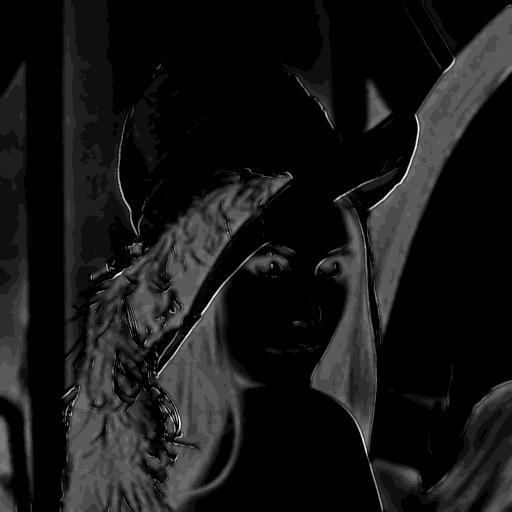
#> input picture watermarking/luminance.jpg, 512 x 512 px
$ python -i watermarking.py   (imports and definitions only)   (Python 2 division)   (older library calls are emulated)
#> lines starting #> are read from the running program, lines starting #| are printed output that depends on the picture
#> further down, picture is the input picture: shape (512, 512); min 0, max 255, mean 22.5
import math
import time

from scipy import ndimage , misc
from scipy.misc.pilutil import imread , imsave
from scipy.misc import *
#from scipy.signal import *
from scipy.ndimage.filters import *
from numpy import *
from numpy.random import *
from numpy.linalg import *

# [52 lines left out: functions background_luminance, max_average_luminance, luminance_mask, not called in this run]
"""

def max_averave_luminance( image ):
	b = (1.0 / 32.0 ) * array([[1 , 1 , 1 , 1 , 1] , [1 , 2 , 2 , 2 , 1]  , [1 , 2 , 0 , 2 , 1] , [1 , 2 , 2 , 2 , 1] , [1 , 1 , 1 , 1 , 1]] , double)
	return convolve(image , b)

def background_luminance( image ):
	g1 = (1.0 / 16.0) * array([[0 , 0 , 0 , 0 , 0] , [1 , 3 , 8 , 3 , 1] , [ 0 , 0 , 0 , 0 , 0] , [-1 , -3 , -8 , -3 , -1] , [ 0 , 0 , 0 , 0 , 0]] , double)

	g2 = (1.0 / 16.0) * array([[0 , 0 , 1 , 0 , 0] , [0 , 8 , 3 , 0 , 0] , [1 , 3 , 0 , -1 , -3] , [ 0 , 0 , -3 , -8 , 0] , [0 , 0 , -1 , 0 , 0]] , double)

	g3 = (1.0 / 16.0) * array([[0 , 0 , 1 , 0 , 0] , [0 , 0 , 3 , 8 , 0] , [-1 , -3 , 0 , 3 , 1] , [0 , -8 , -3 , 0 , 0] , [0 , 0 , -1 , 0 , 1]] , double)

	g4 = (1.0 / 16.0) * array([[0 , 1 , 0 , -1 , 0] , [0 , 3 , 0 , -3 , 0] , [0 , 8 , 0 , -8 , 0] , [0 , 3 , 0 , -3 , 0] , [0 , 1 , 0 , -1 , 0]] , double)

	#print "g1 " , g1 , " g2 " , g2 , " g3 " , g3 , " g4 " , g4

	g1_result = convolve(input , g1)
	g2_result = convolve(input , g2)
	g3_result = convolve(input , g3)
	g4_result = convolve(input , g4)

	g_sum = zeros((image.shape[0] , input.shape[1] , 4))

	g_sum[ : , : , 0] = g1_result
	g_sum[ : , : , 1] = g2_result
	g_sum[ : , : , 2] = g3_result
	g_sum[ : , : , 3] = g4_result

	return g_sum.max(axis=2)


def luminance_mask( image ):

	bg = background_luminance( image )
	mg = max_average_luminance( image )

	print select([bg < 128] , [bg])
"""

# [13 lines left out: functions texture_mask, dilation_filter, not called in this run]

def edge_mask( image ):
	#not sure if we want this to be a generic filter, or just
	#apply a couple masks to an image
	#We first apply the laplacian filter
	#laplace_output = laplace(image)
	#print laplace_output

	#The paper says to use the Canny algorithm, but we'll try sobel first
	#sobel_output = sobel(input)
	#print sobel_output

	#finally, we apply the dilation filter
	#edge_mask = generic_filter(sobel_output , dilation_filter , (3 , 3))
	#print edge_mask

	#return edge_mask


	grad_x = ndimage.sobel(image, 0)
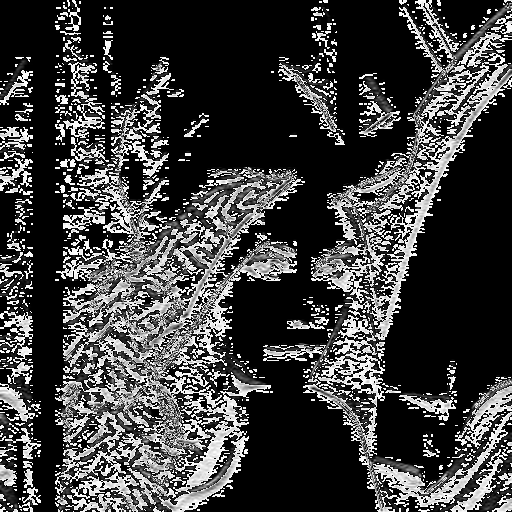
#> grad_x: shape (512, 512); min 0, max 255, mean 63.7
	grad_y = ndimage.sobel(image, 1)
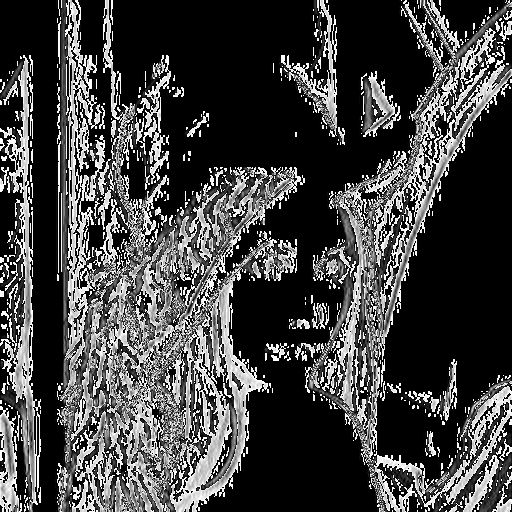
#> grad_y: shape (512, 512); min 0, max 255, mean 66.7
#> (the run stopped early here; a loop or call above may not have finished)
